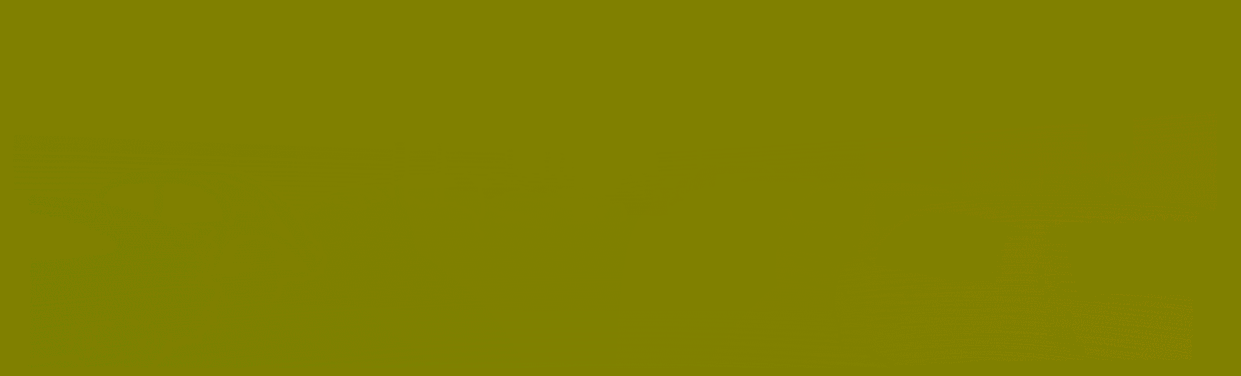
#> input picture week1/data_stereo_flow/training/flow_noc/000045_10.png, 1241 x 376 px, found by its file name
$ python optical_flow_bma.py
#> lines starting #> are read from the running program, lines starting #| are printed output that depends on the picture; after the words box and inside, x2 and y2 are one past the last pixel; in counts of white or black regions, pixels touching at a corner belong together
### week4/utils.py
import numpy as np
import cv2


def read_flow(filename):
    img = cv2.imread(filename, cv2.IMREAD_UNCHANGED)
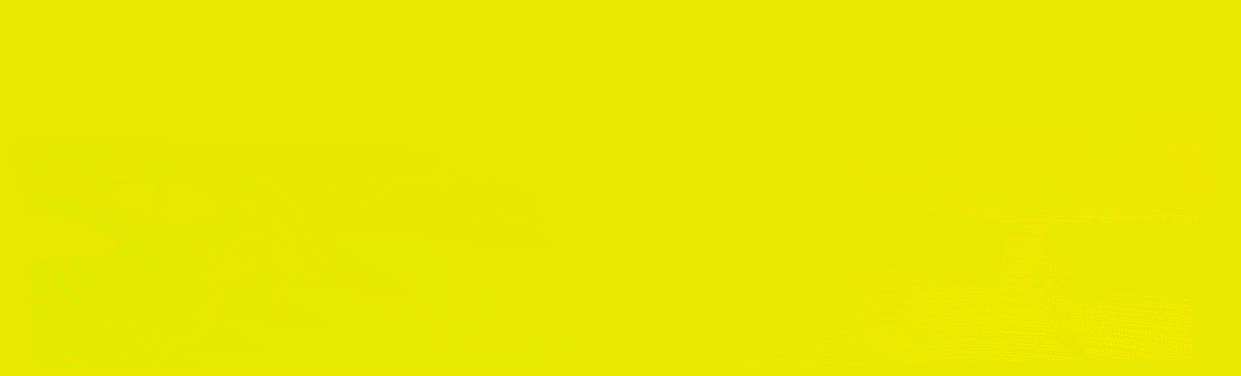
#> img: shape (376, 1241, 3) uint16; mean B, G, R 0.2, 32812.5, 32773.6; drawn with min black and max white
    fx = (img[..., 2].astype(float) - 2 ** 15) / 64
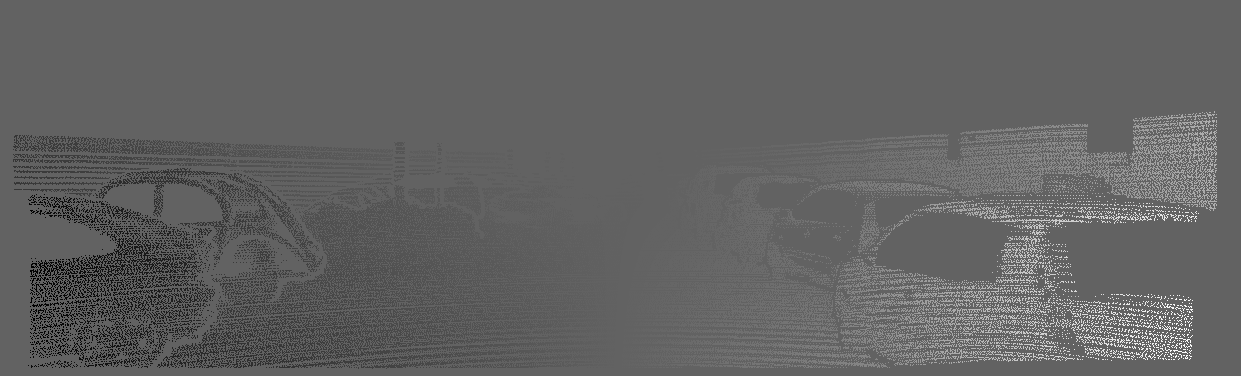
#> fx: shape (376, 1241) float64; min -30.95, max 49.38, mean 0.1; drawn with min black and max white
    fy = (img[..., 1].astype(float) - 2 ** 15) / 64
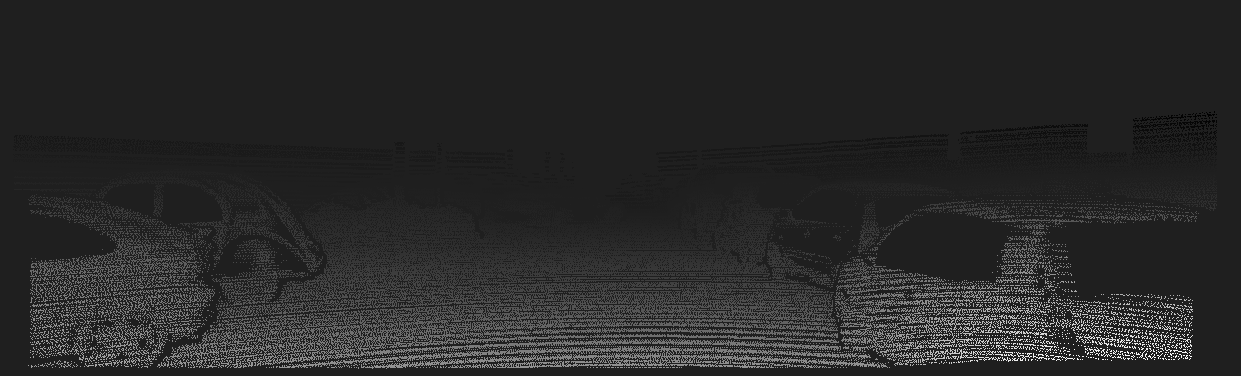
#> fy: shape (376, 1241) float64; min -2.3, max 16.11, mean 0.695; drawn with min black and max white
    f_valid = img[..., 0].astype(bool)
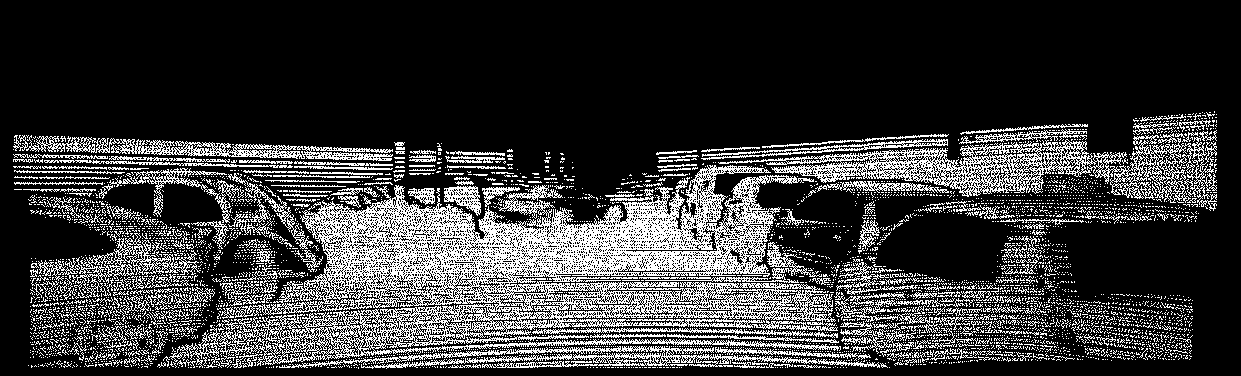
#> f_valid: shape (376, 1241) bool; 22.4% white in thin lines or dots, all inside (x1, y1, x2, y2) = (13, 111, 1217, 369)
    fx[~f_valid] = 0
    fy[~f_valid] = 0
    flow = np.dstack((fx, fy, f_valid))
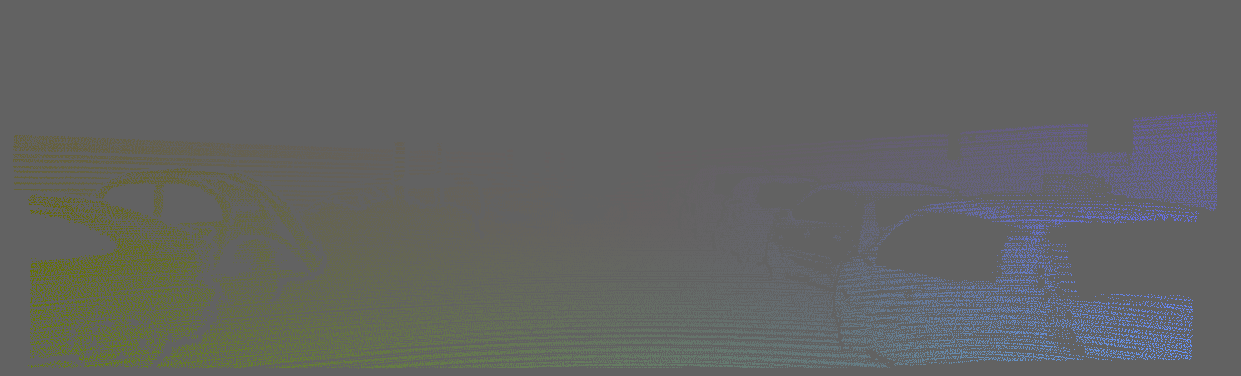
#> flow: shape (376, 1241, 3) float64; mean of channels 0, 1, 2 0.1, 0.7, 0.2; drawn with min black and max white
    return flow


# [33 lines left out: functions draw_flow, draw_hsv, evaluate_flow, not called in this run]

### week4/block_matching_flow.py
import time

import numpy as np
import cv2
from skimage.feature import match_template
from tqdm import trange

from src.optical_flow.utils import read_flow, evaluate_flow, draw_flow, draw_hsv


# [54 lines left out: functions distance, block_matching, not called in this run]


def block_matching_flow(img_prev: np.ndarray, img_next: np.ndarray, block_size=16, search_area=16,
                        motion_type='backward', metric='euclidean', algorithm='es'):
    """
    Compute block-matching based motion estimation
    """
    if motion_type == 'forward':
        reference = img_prev
        target = img_next
    elif motion_type == 'backward':
        reference = img_next
        target = img_prev
    else:
        raise ValueError(f'Unknown motion type: {motion_type}')

#> (the run stopped early here; a loop or call above may not have finished)
